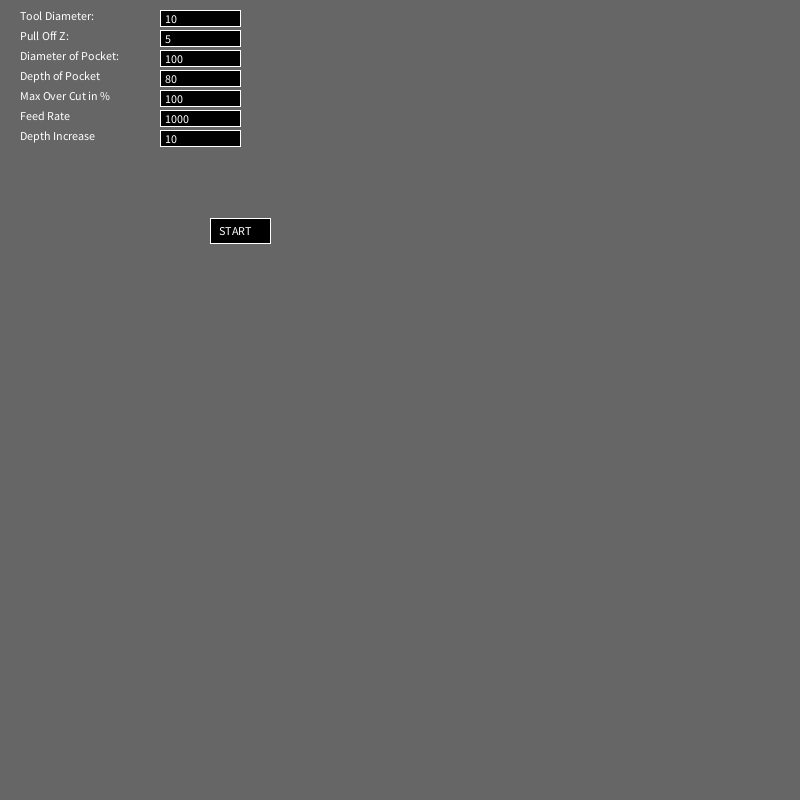
Frame 1 (no input)
Frame 60 (the mouse pressed at the canvas centre just before this capture): identical to frame 1, image omitted
Frame 120 (the mouse held since frame 60 and released just before this capture): identical to frame 1, image omitted

The Processing sketch that drew this single still picture (run headless with seeded random() and noise(); from frame 60 on, the mouse is pressed at the canvas centre):

// Processing sketch: GCodeGPro
// ── GCodeGPro.pde

final int RECT_HEIGHT = 16;
final int RECT_WIDTH = 80;
final int X_POS = 160;
final int MAXCHAR = 9;
int rectX, rectY;      // Position of square button
int circleX, circleY;  // Position of circle button
int rectSize = 90;     // Diameter of rect
int circleSize = 93;   // Diameter of circle
color rectColor, circleColor, baseColor;
color rectHighlight, circleHighlight;
color currentColor;
boolean circleOver = false;
int state = 0; 
String result=""; 


float toolDiameter;
float insideDiameterMinusHalfTool;
float pocketDiameter;
float residualDiamInsidePocket;
float depthPocket;
float accumDepthPocket;
float percentToolDiameter;
float depthIncrease;
boolean inch = true;
boolean rectOver = false;
boolean lastResidualDiam = false;
boolean lastResidualDepth = false;
 
public class TextField {
  int typeField;
  public int x;
  public int y;
  public String txt;
  public int recStartX;
  public int recStartY;
  public int recSizeX;
  public int recSizeY;
  public boolean mouseOverField;
  public boolean fInFocus;
  public String fieldValueTxt;
  public int xFieldTxt;
  public int yFieldTxt;
  
  
  TextField (int s_typeField, int xText, int yText, String s_txt, int s_recStartX, int s_recStartY,int s_recSizeX,int s_recSizeY,
  boolean s_mouseOverField, boolean s_fInFocus, String s_fieldValueTxt, int s_xFieldTxt, int s_yFieldTxt) {
    typeField = s_typeField;
    x = xText;
    y = yText;
    txt = s_txt;
    recStartX = s_recStartX;
    recStartY = s_recStartY;
    recSizeX = s_recSizeX;
    recSizeY = s_recSizeY;
    mouseOverField = s_mouseOverField;
    fInFocus = s_fInFocus;
    fieldValueTxt = s_fieldValueTxt; 
    xFieldTxt = s_xFieldTxt;
    yFieldTxt = s_yFieldTxt;
  }
}
  TextField c[] = {
    // Type, X, Y, Text, Xpos of Rec, YPos of rec, Rec Width, Rec Height, OverMouse, InFocus, Text Enter
    new TextField(0,20,20, "Tool Diameter:",     X_POS,10, RECT_WIDTH,RECT_HEIGHT, false, false, "10",    X_POS+5, 23 ), 
    new TextField(0,20,40, "Pull Off Z:",        X_POS,30, RECT_WIDTH,RECT_HEIGHT, false, false, "5",     X_POS+5, 43 ), 
    new TextField(0,20,60, "Diameter of Pocket:",X_POS,50, RECT_WIDTH,RECT_HEIGHT, false, false, "100",   X_POS+5, 63 ), 
    new TextField(0,20,80, "Depth of Pocket",    X_POS,70, RECT_WIDTH,RECT_HEIGHT, false, false, "80",    X_POS+5, 83 ), 
    new TextField(0,20,100,"Max Over Cut in %",  X_POS,90, RECT_WIDTH,RECT_HEIGHT, false, false, "100",   X_POS+5, 103 ), 
    new TextField(0,20,120,"Feed Rate",          X_POS,110,RECT_WIDTH,RECT_HEIGHT, false, false, "1000",  X_POS+5, 123 ),
    new TextField(0,20,140,"Depth Increase",     X_POS,130,RECT_WIDTH,RECT_HEIGHT, false, false, "10",    X_POS+5, 143 ),
    new TextField(1,210,218,"",                  210,  218,60        ,25         , false, false, "START", 219    , 235 ), 
    
  };

  


 
void setup() {
  //println(c.length);
  size(800, 800);
  rectColor = color(0);
  rectHighlight = color(51);
  circleColor = color(255);
  circleHighlight = color(204);
  baseColor = color(102);
  currentColor = baseColor;
  circleX = width/2+circleSize/2+10;
  circleY = height/2;
  rectX = width/2-rectSize-10;
  rectY = height/2-rectSize/2;
  ellipseMode(CENTER);
  textAlign(LEFT, BASELINE);
}
 
void draw() { 
  update(mouseX, mouseY);
  background(currentColor);
  switch (state) {
  case 0:
    pushMatrix();
    //translate (40,40);
    fill(255); 
    stroke(255);
    for (int i=0 ; i<c.length;i++){
      if (c[i].mouseOverField) {
        fill(rectHighlight);
      } else {
        fill(rectColor);
      }
      rect(c[i].recStartX, c[i].recStartY, c[i].recSizeX, c[i].recSizeY);
      fill (255);
      textAlign(LEFT, BASELINE);
      if (c[i].fieldValueTxt != ""){
        text (c[i].fieldValueTxt, c[i].xFieldTxt, c[i].yFieldTxt);
      }
      text (c[i].txt, c[i].x, c[i].y);
    }
    popMatrix();
    for (int i=0 ; i<c.length;i++){
      if (c[i].typeField == 1) {
        if (c[i].mouseOverField) {
          // Analyse Data
        }
        if (c[i].fInFocus) {
          // Start GCode
          toolDiameter = Float.parseFloat(c[0].fieldValueTxt);
          percentToolDiameter = Float.parseFloat(c[4].fieldValueTxt);
          pocketDiameter = Float.parseFloat(c[2].fieldValueTxt);
          insideDiameterMinusHalfTool = pocketDiameter-(toolDiameter/2);
          //println("PocketDiameter:"+pocketDiameter);
          //println("Inside Diameter:"+insideDiameterMinusHalfTool);
          depthIncrease = Float.parseFloat(c[6].fieldValueTxt);
          depthPocket = Float.parseFloat(c[3].fieldValueTxt);
          accumDepthPocket = 0;
          println("F"+c[5].fieldValueTxt);
          println("G0 Z"+c[1].fieldValueTxt);
          println("G0 X0 Y"+String.valueOf(insideDiameterMinusHalfTool/2));
          println("G0 Z0");
          lastResidualDepth = true;
          while (lastResidualDepth){
            //if (accumDepthPocket >= depthPocket) {
            //  lastResidualDepth = true;
            //}else {
            //  lastResidualDepth = false;
            //}

            lastResidualDiam = true;
            residualDiamInsidePocket = insideDiameterMinusHalfTool;
            while (lastResidualDiam){
              if (residualDiamInsidePocket > (0.90 * toolDiameter)) {
                lastResidualDiam = true;
              }else {
                lastResidualDiam = false;
              }
              if (residualDiamInsidePocket > 0){
                println("G1 X0 Y"+String.valueOf(residualDiamInsidePocket/2));
                println("G2 X0 Y-"+String.valueOf(residualDiamInsidePocket/2)+" I0 J-"+String.valueOf(residualDiamInsidePocket/2));
                println("G2 X0 Y"+String.valueOf(residualDiamInsidePocket/2)+" I0 J"+String.valueOf(residualDiamInsidePocket/2));
              }else {
                println("G1 X0 Y0");
              }
              residualDiamInsidePocket = residualDiamInsidePocket - (percentToolDiameter/100 * toolDiameter * 2);
              if (residualDiamInsidePocket < 0 )
                residualDiamInsidePocket = 0;
                // println("residualDiamInsidePocket:"+residualDiamInsidePocket);
                // println("Tool Diameter:"+toolDiameter);
              
            }
            if (accumDepthPocket < depthPocket){
              println("G1 Z-"+String.valueOf(accumDepthPocket));
            }else {
              println("G1 Z-"+String.valueOf(depthPocket));
              lastResidualDepth = false;
            }
            accumDepthPocket = accumDepthPocket + depthIncrease;
            if (accumDepthPocket > depthPocket){
              accumDepthPocket = depthPocket;
              
            }
            
          }
          //println("Hein!!");
          
          c[i].fInFocus = false; // Stop Program
        }
      }
    }
    
    break;
 
  case 1:
    //fill(255, 2, 2); 
    text ("Thanks \n"+result,0,15); 
    break;
  }
}
 
void keyPressed() {
 
  if (key==ENTER||key==RETURN) {
 
    state++;
  } else   if (key==' ') {
    for (int i=0 ; i<c.length;i++){
      print("id: "+i);
      print(","+c[i].typeField);
      print(","+c[i].txt);
      print(","+c[i].mouseOverField);
      print(","+c[i].fInFocus);
      print(","+c[i].fieldValueTxt);
      println();
    }
      println ("Total ="+(Float.parseFloat(c[0].fieldValueTxt) + Float.parseFloat(c[1].fieldValueTxt)));
  }else if (key >= '0' && key <= '9'){
    for ( int i=0 ; i< c.length ; i++){
      if (c[i].fInFocus) {
        if (c[i].fieldValueTxt.length() < 9) {
          c[i].fieldValueTxt = c[i].fieldValueTxt + key;
        }
      }
    }
  }else if (key == BACKSPACE){
    for ( int i=0 ; i< c.length ; i++){
      if (c[i].fInFocus) {
        if (c[i].fieldValueTxt.length() > 0) {
          c[i].fieldValueTxt = c[i].fieldValueTxt.substring(0, c[i].fieldValueTxt.length()-1);
        }
      }
    }
  }
  result = result + key;
  //str1 = str1.substring( 0, str1.length()-1 ); 
}

void mousePressed() {
  for ( int i=0 ; i< c.length ; i++){
    if (c[i].mouseOverField) {
      c[i].fInFocus = true;
    }else 
      c[i].fInFocus = false;
  }
}


// Check if the mouse is over the Rec and set the Over Field bit
void update(int x, int y) {
  for (int i=0;i<c.length;i++){
    if ( overRect(c[i].recStartX, c[i].recStartY, c[i].recSizeX, c[i].recSizeY) ) {
      c[i].mouseOverField = true;
    } 
    else {
      c[i].mouseOverField = false;
    }
  }
}

boolean overRect(int x, int y, int width, int height)  {
  if (mouseX >= x && mouseX <= x+width && 
      mouseY >= y && mouseY <= y+height) {
    return true;
  } else {
    return false;
  }
}
